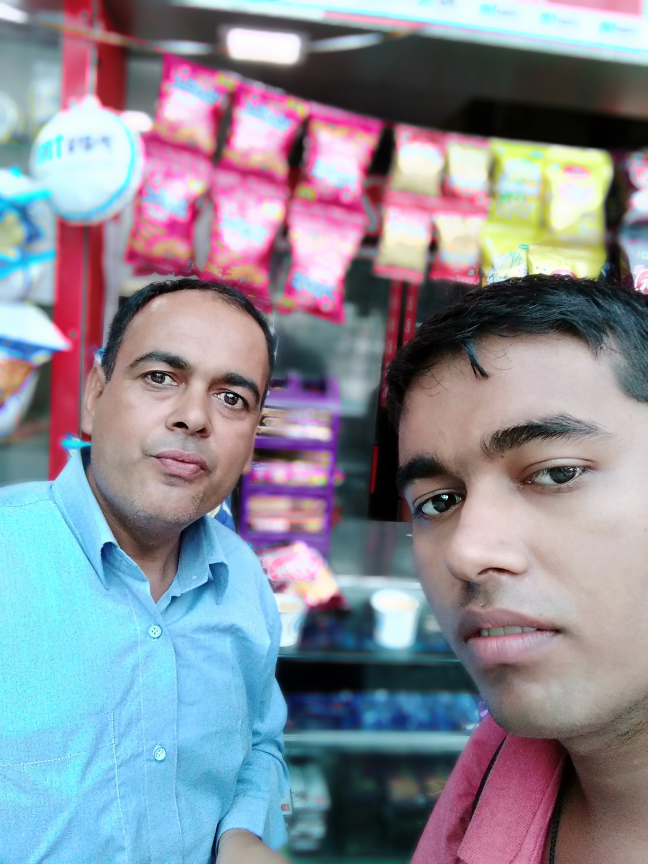
#> input picture rishabh.jpg, 1944 x 2592 px, found by its file name (shown at 1/3 size)
$ jupyter execute 'opencv tutorials-1.ipynb'
#> lines starting #> are read from the running program, lines starting #| are printed output that depends on the picture; after the words box and inside, x2 and y2 are one past the last pixel; in counts of white or black regions, pixels touching at a corner belong together
we can used in anroid ,linex,mac,window made by intell processser
OpenCV (Open Source Computer Vision Library) is released under a BSD license and hence it’s free for both academic and commercial use. It has C++, Python and Java interfaces and supports Windows, Linux, Mac OS, iOS and Android. OpenCV was designed for computational efficiency and with a strong focus on real-time applications. Written in optimized C/C++, the library can take advantage of multi-core processing. Enabled with OpenCL, it can take advantage of the hardware acceleration of the underlying heterogeneous compute platform.

modules and study of open cv tutorial link;-. https://opencv.org/

[cell 1]
import cv2

we will read one picture here

both address working" r'C:\Users\Asus\Downloads\additional_stdy\rishabh.jpg' " and " 'C:/Users/Asus/Downloads/additional_stdy/rishabh.jpg' "

[cell 2]
img=cv2.imread(r'C:\Users\Asus\Downloads\additional_stdy\rishabh.jpg') #for reading images
#> img is the input picture: shape (2592, 1944, 3); mean B, G, R 150.5, 139.3, 137.1
ims = cv2.resize(img, (500,500)) #for resizethe images
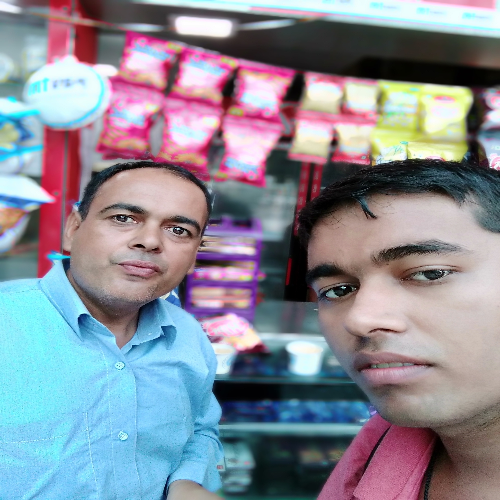
#> ims: shape (500, 500, 3); mean B, G, R 150.4, 139.1, 137

[cell 3]
cv2.imshow("output Image",ims)#it showing images

[cell 4]
cv2.waitKey(0)#shows output uless you enter any key
cv2.destroyAllWindows() #Exit window and destroy all windows

How to write images

[cell 5]
img=cv2.imread(r'C:\Users\Asus\Downloads\additional_stdy\rishabh.jpg') #for reading images
ims = cv2.resize(img, (500,500)) #for resize the images
cv2.imshow("output Image",ims)#it showing images
cv2.imwrite('this_is_new_images.jpg',img)# it is used to make new jpg file checkm your directery there new same jpg file formed
cv2.imwrite("this_is_png_file_of_mew_images.png",img)#it is used to make new png file checkm your directery there new same jpg file formed
cv2.waitKey(0)#shows output uless you enter any key
cv2.destroyAllWindows() #Exit window and destroy all windows

here we talk about image info(information present inside imges)

[cell 6]
img=cv2.imread(r'C:\Users\Asus\Downloads\additional_stdy\rishabh.jpg')
ims=cv2.resize(img,(500,500))
cv2.imshow("output Image",ims)
cv2.waitKey(0)
cv2.destroyAllWindows()

[cell 7]
print(img.shape)# used to know all pixal values of images img.shape[2] it shows plane value which normally equal to 3
#| (2592, 1944, 3)
print("height pixal value",img.shape[0],"---widght pixal values",img.shape[1])
#| height pixal value 2592 ---widght pixal values 1944

here we talk about grayscale images(combination of both Black and white)

[cell 8]
img=cv2.imread(r'C:\Users\Asus\Downloads\additional_stdy\rishabh.jpg')
ims=cv2.resize(img,(500,500))
cv2.imshow("output Image",ims)
cv2.waitKey(0)
gray_img=cv2.cvtColor(ims,cv2.COLOR_BGR2GRAY)#this is used converting rgb images to grayscale images
#cv2.cvtColor(images,cv2.COLOR_BGR2GRAY)
cv2.imshow("output Image ARE GRAY scale images",gray_img)
cv2.waitKey(0)
cv2.destroyAllWindows()

this is alternate way to convert rgb images into gray scale images

[cell 9]
img=cv2.imread(r'C:\Users\Asus\Downloads\additional_stdy\rishabh.jpg',0)#just putting zero here we get result but previous methed is better because we can do lots of thing by useing previuos function see documentation of it in opencv
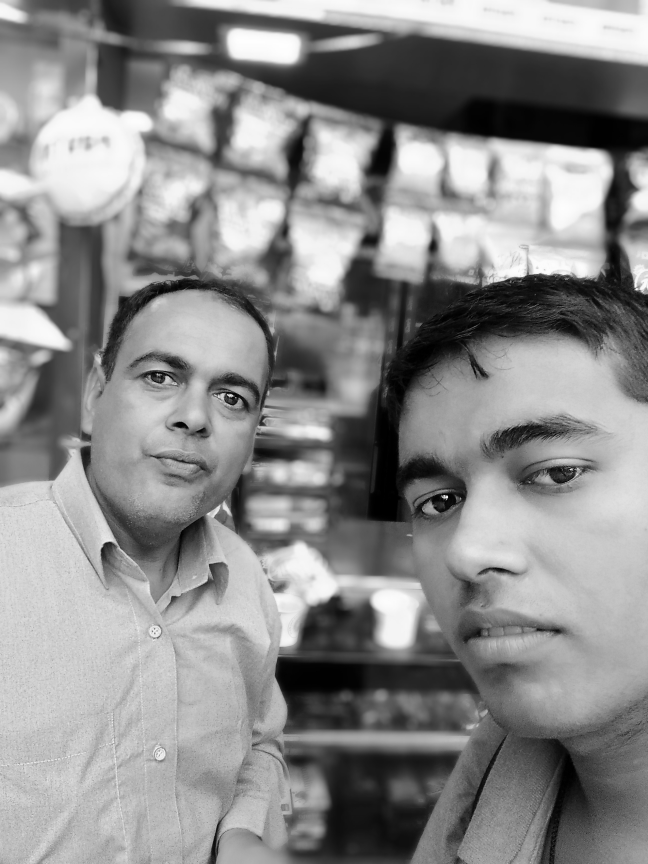
#> img: shape (2592, 1944) (shown at 1/3 size); min 0, max 255, mean 140
ims=cv2.resize(img,(500,500))
#> ims: shape (500, 500)
cv2.imshow("output Image are grayscale means Black white",ims)
cv2.waitKey(0)
cv2.destroyAllWindows()

binery images(means either Black or white) here pixal of black have value 0 and for white it have values 1

[cell 10]
img=cv2.imread(r'C:\Users\Asus\Downloads\additional_stdy\rishabh.jpg',0)
ims=cv2.resize(img,(500,500))
cv2.imshow("output Image is grayscale type",ims)
cv2.waitKey(0)
cv2.destroyAllWindows()

value of each color of rgb means red blue green is from(0-255)

[cell 11]
#we use thershold method
ret,bw=cv2.threshold(ims,127,255,cv2.THRESH_BINARY)
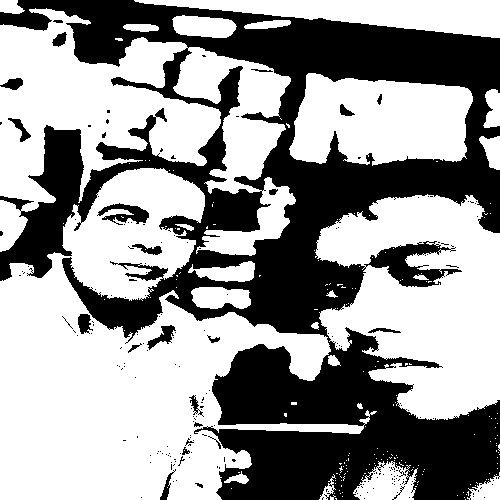
#> bw: shape (500, 500); 59.7% white; 210 black regions (186 under 20 px), largest, box (x1, y1, x2, y2) and area: (0, 0, 500, 500) 97773, (97, 203, 149, 225) 558, (147, 325, 176, 350) 271
#you can takeany value for threshold cv2.threshold(images,start rgb values any values,end rgb  values of pical values,cv2.THRESH_BINARY)
cv2.imshow("Binery images",bw)
cv2.waitKey(0)
cv2.destroyAllWindows()

here we work on color filtering and color space(rgb(red,green,blue),hsv(hue,saturation,Value))

value of each color of rgb means red blue green is from(0-255)

but hsv values range differ
as:  Hue:(0-180), Saturation :(0-255), Values:(0-255)

[cell 12]
img=cv2.imread(r'C:\Users\Asus\Downloads\additional_stdy\rishabh.jpg')
ims=cv2.resize(img,(500,500))
cv2.imshow("output Image",ims)
cv2.imshow("output red Image",ims[:,:,0])
cv2.imshow("output blue Image",ims[:,:,1])
cv2.imshow("output green Image",ims[:,:,2])
#it give  different values color images and initall cominened all color images
cv2.waitKey(0)
cv2.destroyAllWindows()

[cell 13]
img=cv2.imread(r'C:\Users\Asus\Downloads\additional_stdy\rishabh.jpg')
ims=cv2.resize(img,(500,500))
cv2.imshow("output Image",ims)
img_HSV=cv2.cvtColor(ims,cv2.COLOR_BGR2HSV)
#> img_HSV: shape (500, 500, 3); mean H, S, V 88.5, 83.8, 167.9
cv2.imshow("Hsv images",img_HSV)
cv2.imshow("Hue Channel ",img_HSV[:,:,0])
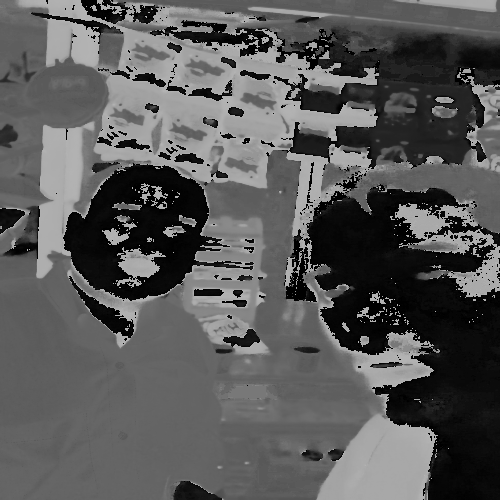
#> window 'Hue Channel ': shape (500, 500); min 0, max 179, mean 88.5
cv2.imshow("Sturation ",img_HSV[:,:,1])
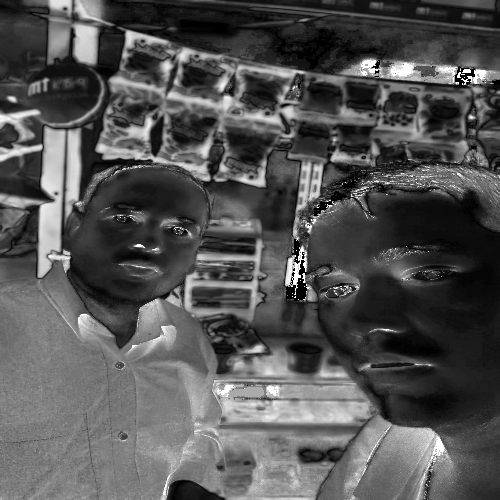
#> window 'Sturation ': shape (500, 500); min 0, max 255, mean 83.8
cv2.imshow("Value Channel ",img_HSV[:,:,2])
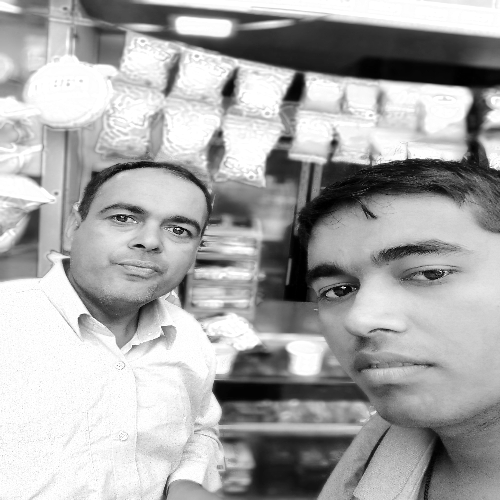
#> window 'Value Channel ': shape (500, 500); min 0, max 255, mean 167.9
cv2.waitKey(0)
cv2.destroyAllWindows()

how to Extract RGB Color Space and here we know how our images shave in computer as binery code as 2D array(matrixes)

[cell 14]
img=cv2.imread(r'C:\Users\Asus\Downloads\additional_stdy\rishabh.jpg')
ims=cv2.resize(img,(500,500))
cv2.imshow("output Image",ims)
cv2.waitKey(0)
cv2.destroyAllWindows()

[cell 15]
import numpy as np
B,G,R=cv2.split(ims)
zeros=np.zeros(ims.shape[:2],dtype="uint8")

[cell 16]
zeros

[cell 17]
cv2.imshow("red",cv2.merge([zeros,zeros,R]))#red plane shows as we know every images hane three plane red plane,blue plane ,green plane
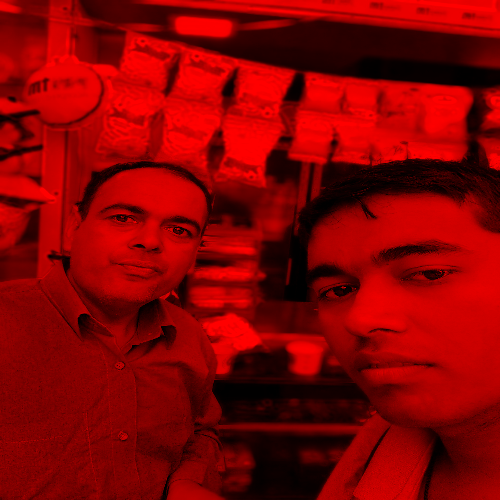
#> window 'red': shape (500, 500, 3); mean B, G, R 0, 0, 137
cv2.imshow("green",cv2.merge([zeros,G,zeros]))#green plane
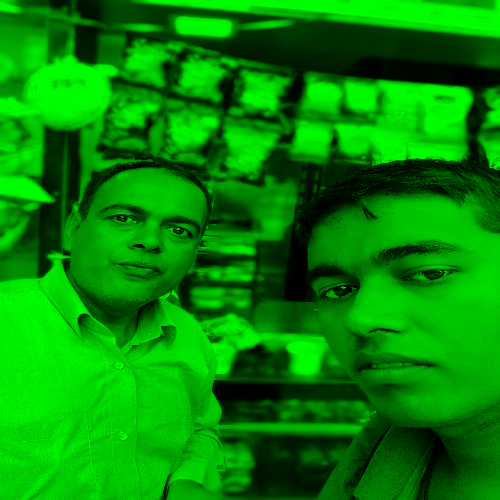
#> window 'green': shape (500, 500, 3); mean B, G, R 0, 139.1, 0
cv2.imshow("Blue",cv2.merge([B,zeros,zeros]))#blue plane
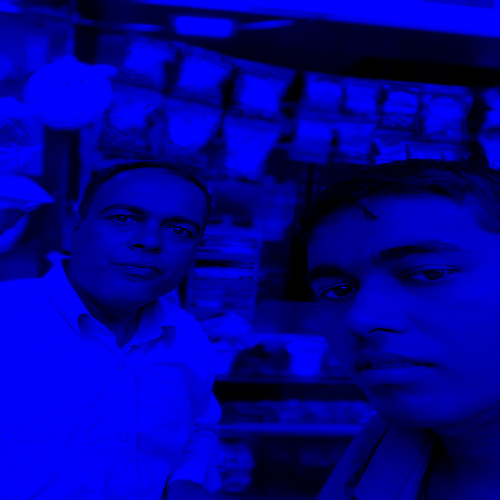
#> window 'Blue': shape (500, 500, 3); mean B, G, R 150.4, 0, 0
#from this we conclude that each image shave as 2 dimention array matriex and each box of matrices have values for each red matrices ,green matrices,blue matrices
cv2.imshow("merging Blue and green",cv2.merge([B,G,zeros]))#here we mearge both plane bluee and green
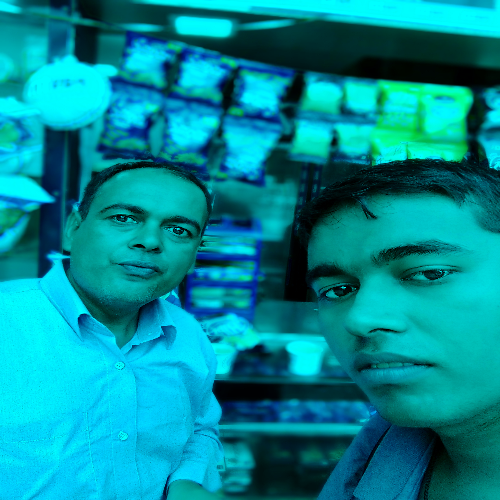
#> window 'merging Blue and green': shape (500, 500, 3); mean B, G, R 150.4, 139.1, 0
cv2.waitKey(0)
cv2.destroyAllWindows()

$ run again, with hand.jpg copied over rishabh.jpg
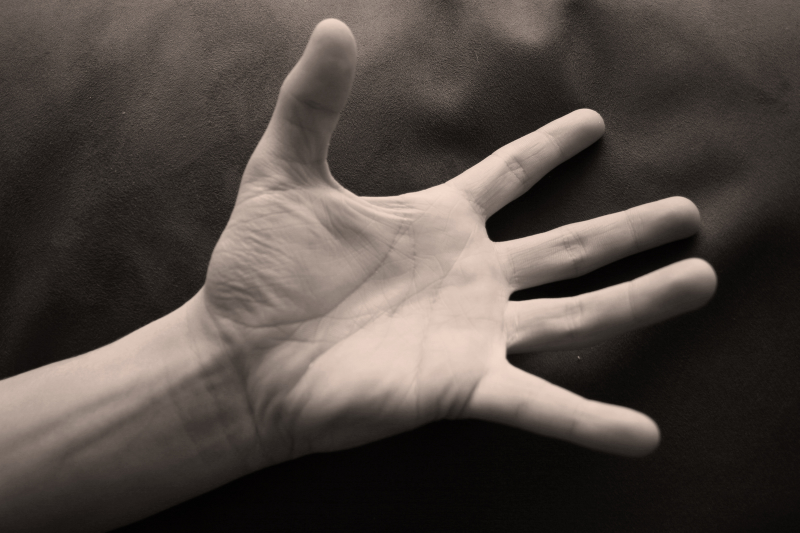
#> input picture hand.jpg, 1599 x 1066 px, found by its file name (shown at 1/2 size)
#> img is the input picture: shape (1066, 1599, 3); mean B, G, R 66.9, 72.4, 81.1
#| (1066, 1599, 3)
#| height pixal value 1066 ---widght pixal values 1599
#> img: shape (1066, 1599)
#> `ret,bw=cv2.threshold(ims,127,255,cv2.THRESH_BINARY)`:
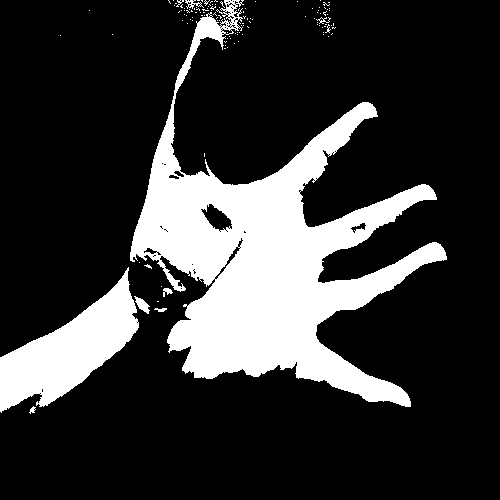
#> bw: shape (500, 500); 20.7% white; 124 white regions (115 under 20 px), largest, box (x1, y1, x2, y2) and area: (130, 0, 447, 407) 42430, (0, 267, 139, 413) 8635, (134, 296, 150, 314) 133
#> img_HSV: shape (500, 500, 3); mean H, S, V 16.8, 54.1, 81
#> `cv2.imshow("merging Blue and green",cv2.merge([B,G,zeros]))#here we me..`:
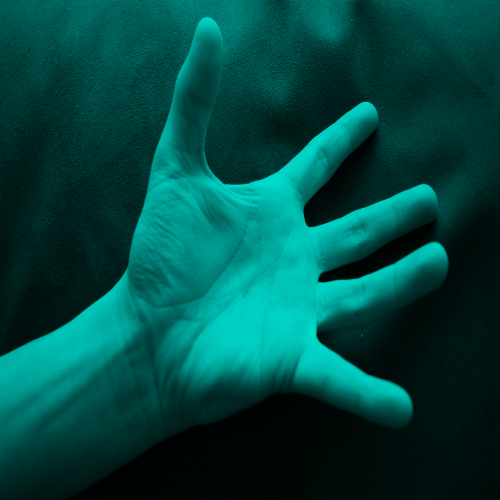
#> window 'merging Blue and green': shape (500, 500, 3); mean B, G, R 66.8, 72.2, 0
